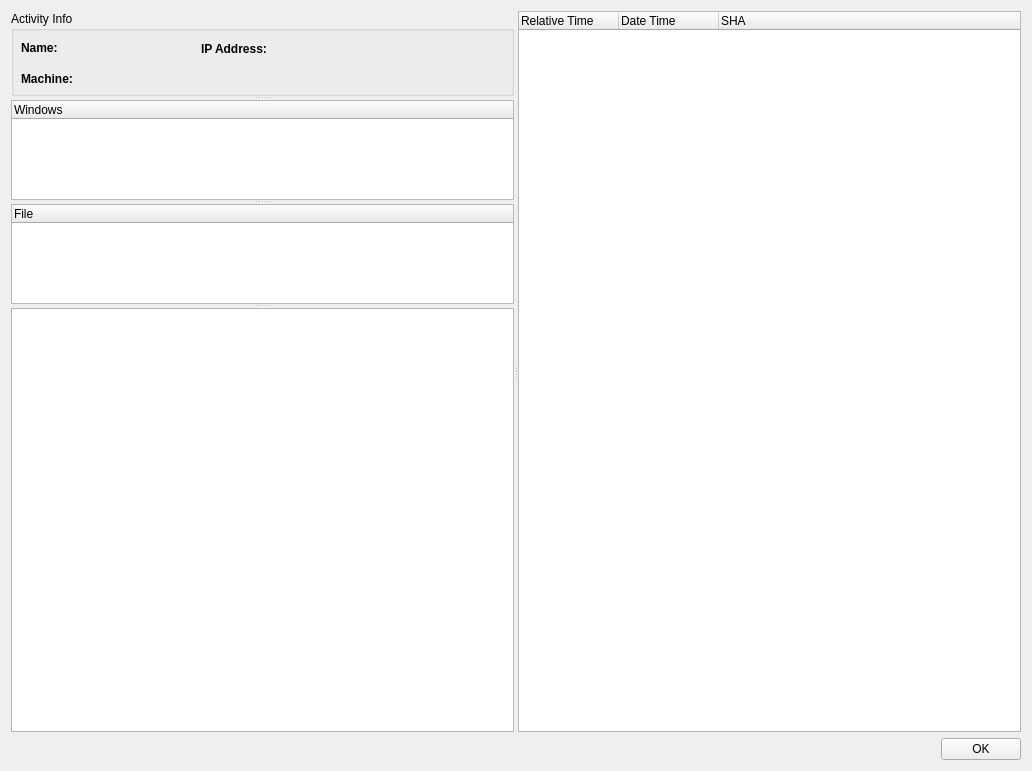
<?xml version="1.0" encoding="UTF-8"?>
<ui version="4.0">
 <class>Form</class>
 <widget class="QWidget" name="Form">
  <property name="geometry">
   <rect>
    <x>0</x>
    <y>0</y>
    <width>1032</width>
    <height>771</height>
   </rect>
  </property>
  <property name="windowTitle">
   <string>Form</string>
  </property>
  <layout class="QGridLayout" name="gridLayout">
   <item row="1" column="0">
    <layout class="QHBoxLayout" name="horizontalLayout">
     <item>
      <spacer name="horizontalSpacer">
       <property name="orientation">
        <enum>Qt::Horizontal</enum>
       </property>
       <property name="sizeHint" stdset="0">
        <size>
         <width>40</width>
         <height>20</height>
        </size>
       </property>
      </spacer>
     </item>
     <item>
      <widget class="QPushButton" name="close_btn">
       <property name="minimumSize">
        <size>
         <width>10</width>
         <height>0</height>
        </size>
       </property>
       <property name="text">
        <string>OK</string>
       </property>
      </widget>
     </item>
    </layout>
   </item>
   <item row="0" column="0">
    <widget class="QSplitter" name="splitter_2">
     <property name="orientation">
      <enum>Qt::Horizontal</enum>
     </property>
     <widget class="QSplitter" name="splitter">
      <property name="orientation">
       <enum>Qt::Vertical</enum>
      </property>
      <widget class="QGroupBox" name="groupBox">
       <property name="sizePolicy">
        <sizepolicy hsizetype="Ignored" vsizetype="Fixed">
         <horstretch>0</horstretch>
         <verstretch>0</verstretch>
        </sizepolicy>
       </property>
       <property name="minimumSize">
        <size>
         <width>0</width>
         <height>85</height>
        </size>
       </property>
       <property name="maximumSize">
        <size>
         <width>16777215</width>
         <height>8</height>
        </size>
       </property>
       <property name="baseSize">
        <size>
         <width>0</width>
         <height>0</height>
        </size>
       </property>
       <property name="title">
        <string>Activity Info</string>
       </property>
       <widget class="QLabel" name="label">
        <property name="geometry">
         <rect>
          <x>10</x>
          <y>30</y>
          <width>59</width>
          <height>14</height>
         </rect>
        </property>
        <property name="text">
         <string>&lt;html&gt;&lt;head/&gt;&lt;body&gt;&lt;p&gt;&lt;span style=&quot; font-weight:600;&quot;&gt;Name:&lt;/span&gt;&lt;/p&gt;&lt;/body&gt;&lt;/html&gt;</string>
        </property>
       </widget>
       <widget class="QLabel" name="label_2">
        <property name="geometry">
         <rect>
          <x>10</x>
          <y>60</y>
          <width>71</width>
          <height>16</height>
         </rect>
        </property>
        <property name="text">
         <string>&lt;html&gt;&lt;head/&gt;&lt;body&gt;&lt;p&gt;&lt;span style=&quot; font-weight:600;&quot;&gt;Machine:&lt;/span&gt;&lt;/p&gt;&lt;/body&gt;&lt;/html&gt;</string>
        </property>
       </widget>
       <widget class="QLabel" name="name_lbl">
        <property name="geometry">
         <rect>
          <x>80</x>
          <y>30</y>
          <width>101</width>
          <height>16</height>
         </rect>
        </property>
        <property name="text">
         <string/>
        </property>
       </widget>
       <widget class="QLabel" name="machine_lbl">
        <property name="geometry">
         <rect>
          <x>80</x>
          <y>60</y>
          <width>101</width>
          <height>16</height>
         </rect>
        </property>
        <property name="text">
         <string/>
        </property>
       </widget>
       <widget class="QLabel" name="label_5">
        <property name="geometry">
         <rect>
          <x>190</x>
          <y>30</y>
          <width>91</width>
          <height>16</height>
         </rect>
        </property>
        <property name="text">
         <string>&lt;html&gt;&lt;head/&gt;&lt;body&gt;&lt;p&gt;&lt;span style=&quot; font-weight:600;&quot;&gt;IP Address:&lt;/span&gt;&lt;/p&gt;&lt;/body&gt;&lt;/html&gt;</string>
        </property>
       </widget>
       <widget class="QLabel" name="ip_lbl">
        <property name="geometry">
         <rect>
          <x>290</x>
          <y>30</y>
          <width>101</width>
          <height>16</height>
         </rect>
        </property>
        <property name="text">
         <string/>
        </property>
       </widget>
      </widget>
      <widget class="QTreeWidget" name="all_windows_tw">
       <property name="sizePolicy">
        <sizepolicy hsizetype="Expanding" vsizetype="Expanding">
         <horstretch>0</horstretch>
         <verstretch>0</verstretch>
        </sizepolicy>
       </property>
       <property name="minimumSize">
        <size>
         <width>0</width>
         <height>20</height>
        </size>
       </property>
       <property name="maximumSize">
        <size>
         <width>16777215</width>
         <height>100</height>
        </size>
       </property>
       <column>
        <property name="text">
         <string notr="true">Windows</string>
        </property>
       </column>
      </widget>
      <widget class="QTreeWidget" name="file_tw">
       <property name="minimumSize">
        <size>
         <width>0</width>
         <height>50</height>
        </size>
       </property>
       <property name="maximumSize">
        <size>
         <width>16777215</width>
         <height>100</height>
        </size>
       </property>
       <column>
        <property name="text">
         <string notr="true">File</string>
        </property>
       </column>
      </widget>
      <widget class="QPlainTextEdit" name="diff_pte"/>
     </widget>
     <widget class="QTreeWidget" name="log_tw">
      <column>
       <property name="text">
        <string>Relative Time</string>
       </property>
      </column>
      <column>
       <property name="text">
        <string>Date Time</string>
       </property>
      </column>
      <column>
       <property name="text">
        <string>SHA</string>
       </property>
      </column>
     </widget>
    </widget>
   </item>
  </layout>
 </widget>
 <resources/>
 <connections/>
</ui>
